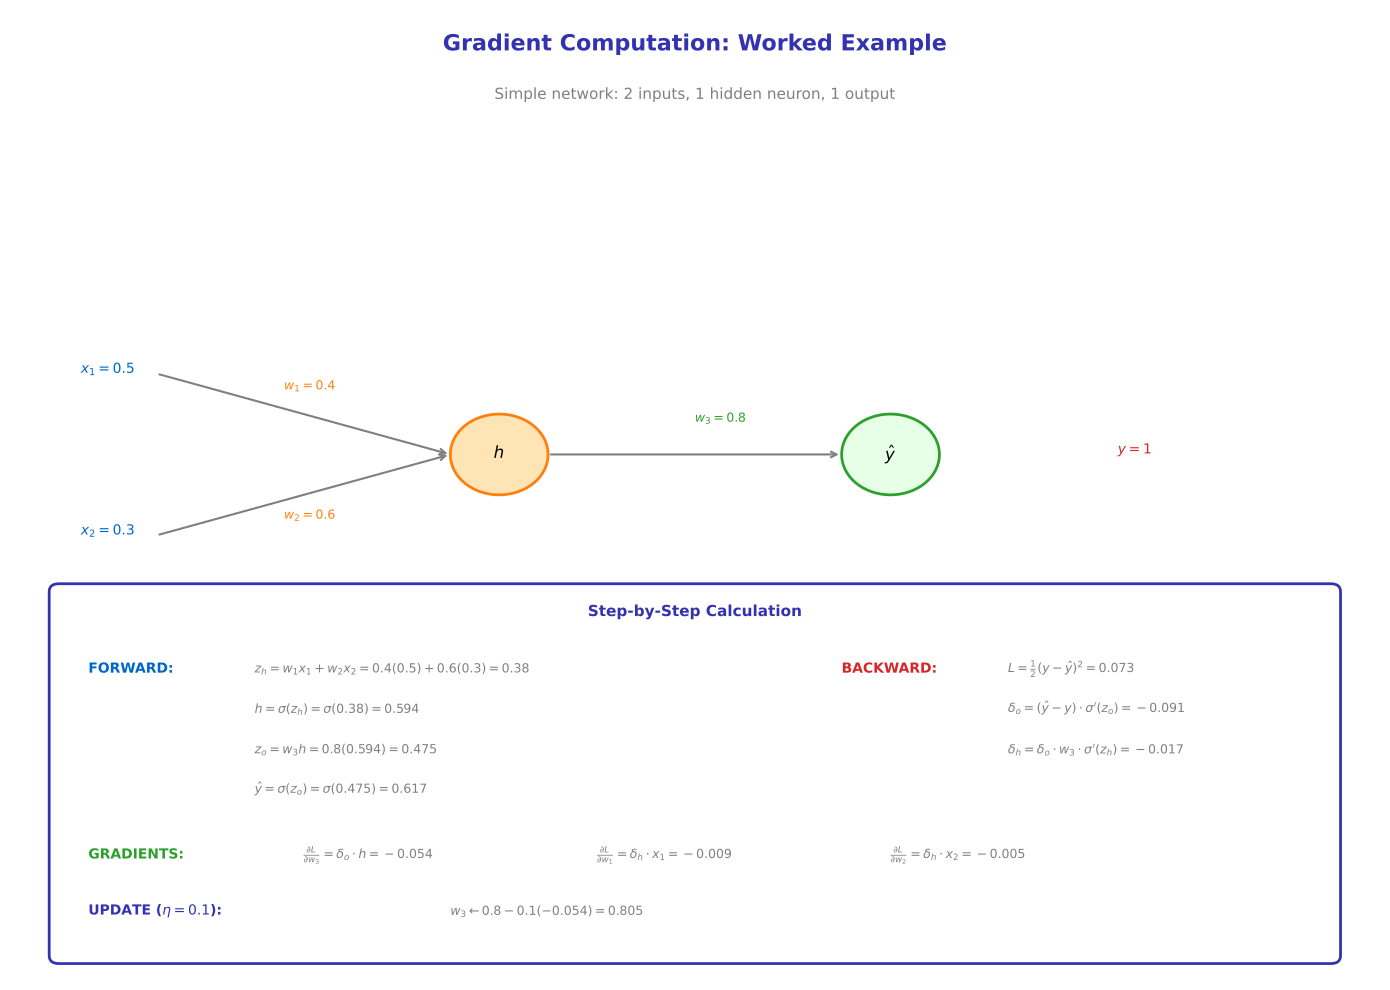

Recreate this plot in Python.
"""
Gradient Computation: Worked Example
Appendix: Mathematical Foundations
"""

import matplotlib.pyplot as plt
import numpy as np
from matplotlib.patches import FancyBboxPatch, Circle

CHART_METADATA = {
    'title': 'Gradient Computation Example',
    'url': 'https://github.com/QuantLet/NeuralNetworks/tree/main/appendix/charts/gradient_computation_example'
}

# Colors
mlpurple = '#3333B2'
mlblue = '#0066CC'
mlorange = '#FF7F0E'
mlgreen = '#2CA02C'
mlred = '#D62728'
mlgray = '#7F7F7F'

fig, ax = plt.subplots(figsize=(14, 10))
ax.set_xlim(0, 14)
ax.set_ylim(0, 12)
ax.axis('off')

# Title
ax.text(7, 11.5, 'Gradient Computation: Worked Example',
        fontsize=16, fontweight='bold', ha='center', color=mlpurple)
ax.text(7, 10.9, 'Simple network: 2 inputs, 1 hidden neuron, 1 output',
        fontsize=11, ha='center', color=mlgray)

# Network diagram
# Input
ax.text(1, 7.5, '$x_1 = 0.5$', fontsize=10, ha='center', color=mlblue)
ax.text(1, 5.5, '$x_2 = 0.3$', fontsize=10, ha='center', color=mlblue)

# Hidden
circle_h = Circle((5, 6.5), 0.5, fill=True, facecolor='#FFE4B5', edgecolor=mlorange, linewidth=2)
ax.add_patch(circle_h)
ax.text(5, 6.5, '$h$', ha='center', va='center', fontsize=12, fontweight='bold')

# Output
circle_o = Circle((9, 6.5), 0.5, fill=True, facecolor='#E6FFE6', edgecolor=mlgreen, linewidth=2)
ax.add_patch(circle_o)
ax.text(9, 6.5, '$\\hat{y}$', ha='center', va='center', fontsize=12, fontweight='bold')

# Arrows with weights
ax.annotate('', xy=(4.5, 6.5), xytext=(1.5, 7.5),
            arrowprops=dict(arrowstyle='->', color=mlgray, lw=1.5))
ax.text(2.8, 7.3, '$w_1=0.4$', fontsize=9, color=mlorange)

ax.annotate('', xy=(4.5, 6.5), xytext=(1.5, 5.5),
            arrowprops=dict(arrowstyle='->', color=mlgray, lw=1.5))
ax.text(2.8, 5.7, '$w_2=0.6$', fontsize=9, color=mlorange)

ax.annotate('', xy=(8.5, 6.5), xytext=(5.5, 6.5),
            arrowprops=dict(arrowstyle='->', color=mlgray, lw=1.5))
ax.text(7, 6.9, '$w_3=0.8$', fontsize=9, color=mlgreen)

# Target
ax.text(11.5, 6.5, '$y = 1$', fontsize=10, ha='center', color=mlred)

# Calculations
calc_box = FancyBboxPatch((0.5, 0.3), 13, 4.5, boxstyle="round,pad=0.1",
                           facecolor='white', edgecolor=mlpurple, linewidth=2)
ax.add_patch(calc_box)

ax.text(7, 4.5, 'Step-by-Step Calculation', fontsize=11, fontweight='bold',
        ha='center', color=mlpurple)

# Forward pass
ax.text(0.8, 3.8, 'FORWARD:', fontsize=10, fontweight='bold', color=mlblue)
ax.text(2.5, 3.8, '$z_h = w_1 x_1 + w_2 x_2 = 0.4(0.5) + 0.6(0.3) = 0.38$', fontsize=9, color=mlgray)
ax.text(2.5, 3.3, '$h = \\sigma(z_h) = \\sigma(0.38) = 0.594$', fontsize=9, color=mlgray)
ax.text(2.5, 2.8, '$z_o = w_3 h = 0.8(0.594) = 0.475$', fontsize=9, color=mlgray)
ax.text(2.5, 2.3, '$\\hat{y} = \\sigma(z_o) = \\sigma(0.475) = 0.617$', fontsize=9, color=mlgray)

# Backward pass
ax.text(8.5, 3.8, 'BACKWARD:', fontsize=10, fontweight='bold', color=mlred)
ax.text(10.2, 3.8, '$L = \\frac{1}{2}(y - \\hat{y})^2 = 0.073$', fontsize=9, color=mlgray)
ax.text(10.2, 3.3, '$\\delta_o = (\\hat{y} - y) \\cdot \\sigma\'(z_o) = -0.091$', fontsize=9, color=mlgray)
ax.text(10.2, 2.8, '$\\delta_h = \\delta_o \\cdot w_3 \\cdot \\sigma\'(z_h) = -0.017$', fontsize=9, color=mlgray)

# Gradients
ax.text(0.8, 1.5, 'GRADIENTS:', fontsize=10, fontweight='bold', color=mlgreen)
ax.text(3, 1.5, '$\\frac{\\partial L}{\\partial w_3} = \\delta_o \\cdot h = -0.054$', fontsize=9, color=mlgray)
ax.text(6, 1.5, '$\\frac{\\partial L}{\\partial w_1} = \\delta_h \\cdot x_1 = -0.009$', fontsize=9, color=mlgray)
ax.text(9, 1.5, '$\\frac{\\partial L}{\\partial w_2} = \\delta_h \\cdot x_2 = -0.005$', fontsize=9, color=mlgray)

# Update
ax.text(0.8, 0.8, 'UPDATE ($\\eta=0.1$):', fontsize=10, fontweight='bold', color=mlpurple)
ax.text(4.5, 0.8, '$w_3 \\leftarrow 0.8 - 0.1(-0.054) = 0.805$', fontsize=9, color=mlgray)

plt.tight_layout()
plt.savefig('gradient_computation_example.pdf', format='pdf', bbox_inches='tight', dpi=300)
plt.savefig('gradient_computation_example.png', format='png', bbox_inches='tight', dpi=300)
plt.close()

print("Generated: gradient_computation_example.pdf")
